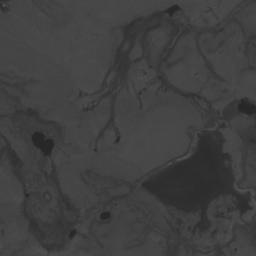
#> input picture src/MIR--CycleGAN/Deadlines/7.png, 256 x 256 px, found by its file name; the run also reads 1 picture not shown here
$ python metics4.py
#> lines starting #> are read from the running program, lines starting #| are printed output that depends on the picture
import cv2
import numpy as np
from skimage.metrics import structural_similarity as ssim
from sklearn.metrics import mean_squared_error, r2_score
import matplotlib.pyplot as plt
from math import log10, sqrt

# Set global font size for Matplotlib
plt.rcParams.update({'font.size': 10})

def calculate_psnr(img1, img2):
    mse = np.mean((img1 - img2) ** 2)
    if mse == 0:
        return float('inf')
    max_pixel = 255.0
    psnr = 20 * log10(max_pixel / sqrt(mse))
    return psnr

def calculate_rmse(img1, img2):
    mse = np.mean((img1 - img2) ** 2)
    rmse = sqrt(mse)
    return rmse

def calculate_ssim(img1, img2):
    s, _ = ssim(img1, img2, full=True)
    return s

# Define paths for all image pairs
image_pairs = [
    (r'C:\lzy\MIR-CycleGAN\Deadlines\7.png', r'C:\lzy\MIR-CycleGAN\Deadlines\2.png'),
    (r'C:\lzy\MIR-CycleGAN\Deadlines\7.png', r'C:\lzy\MIR-CycleGAN\Deadlines\3.png'),
    (r'C:\lzy\MIR-CycleGAN\Deadlines\7.png', r'C:\lzy\MIR-CycleGAN\Deadlines\4.png'),
    (r'C:\lzy\MIR-CycleGAN\Deadlines\7.png', r'C:\lzy\MIR-CycleGAN\Deadlines\5.png'),
    (r'C:\lzy\MIR-CycleGAN\Deadlines\7.png', r'C:\lzy\MIR-CycleGAN\Deadlines\6.png'),
    (r'C:\lzy\MIR-CycleGAN\ETM+SLC-off\7.png', r'C:\lzy\MIR-CycleGAN\ETM+SLC-off\2.png'),
    (r'C:\lzy\MIR-CycleGAN\ETM+SLC-off\7.png', r'C:\lzy\MIR-CycleGAN\ETM+SLC-off\3.png'),
    (r'C:\lzy\MIR-CycleGAN\ETM+SLC-off\7.png', r'C:\lzy\MIR-CycleGAN\ETM+SLC-off\4.png'),
    (r'C:\lzy\MIR-CycleGAN\ETM+SLC-off\7.png', r'C:\lzy\MIR-CycleGAN\ETM+SLC-off\5.png'),
    (r'C:\lzy\MIR-CycleGAN\ETM+SLC-off\7.png', r'C:\lzy\MIR-CycleGAN\ETM+SLC-off\6.png'),
    (r'C:\lzy\MIR-CycleGAN\Thick\7.png', r'C:\lzy\MIR-CycleGAN\Thick\2.png'),
    (r'C:\lzy\MIR-CycleGAN\Thick\7.png', r'C:\lzy\MIR-CycleGAN\Thick\3.png'),
    (r'C:\lzy\MIR-CycleGAN\Thick\7.png', r'C:\lzy\MIR-CycleGAN\Thick\4.png'),
    (r'C:\lzy\MIR-CycleGAN\Thick\7.png', r'C:\lzy\MIR-CycleGAN\Thick\5.png'),
    (r'C:\lzy\MIR-CycleGAN\Thick\7.png', r'C:\lzy\MIR-CycleGAN\Thick\6.png'),
    (r'C:\lzy\MIR-CycleGAN\Thin\7.png', r'C:\lzy\MIR-CycleGAN\Thin\2.png'),
    (r'C:\lzy\MIR-CycleGAN\Thin\7.png', r'C:\lzy\MIR-CycleGAN\Thin\3.png'),
    (r'C:\lzy\MIR-CycleGAN\Thin\7.png', r'C:\lzy\MIR-CycleGAN\Thin\4.png'),
    (r'C:\lzy\MIR-CycleGAN\Thin\7.png', r'C:\lzy\MIR-CycleGAN\Thin\5.png'),
    (r'C:\lzy\MIR-CycleGAN\Thin\7.png', r'C:\lzy\MIR-CycleGAN\Thin\6.png')
]

fig, axs = plt.subplots(4, 5, figsize=(12, 9))

for i, (img1_path, img2_path) in enumerate(image_pairs):
    # Read images
    img1 = cv2.imread(img1_path)
#> img1 is the input picture: shape (256, 256, 3); min 34, max 84, mean 63.9
    img2 = cv2.imread(img2_path)

    # Convert to grayscale
    img1_gray = cv2.cvtColor(img1, cv2.COLOR_BGR2GRAY)
    img2_gray = cv2.cvtColor(img2, cv2.COLOR_BGR2GRAY)

    # Compute metrics
    psnr_value = calculate_psnr(img1_gray, img2_gray)
#> in calculate_psnr, `mse = np.mean((img1 - img2) ** 2)`: mse = 16.2
#> in calculate_psnr, `psnr = 20 * log10(max_pixel / sqrt(mse))`: psnr = 36.03
#> psnr_value = 36.03
    ssim_value = calculate_ssim(img1_gray, img2_gray)
#> in calculate_ssim, `s, _ = ssim(img1, img2, full=True)`: s = 0.887
#> ssim_value = 0.887
    rmse_value = calculate_rmse(img1_gray, img2_gray)
#> in calculate_rmse, `mse = np.mean((img1 - img2) ** 2)`: mse = 16.2
#> in calculate_rmse, `rmse = sqrt(mse)`: rmse = 4.03
#> rmse_value = 4.03
    r2_value = r2_score(img1_gray.flatten(), img2_gray.flatten())
#> r2_value = 0.645
    # mae_value = mean_absolute_error(img1_gray.flatten(), img2_gray.flatten())

    # Plot images in subplots
    row = i // 5  # Determine row index in subplot grid
    col = i % 5   # Determine column index in subplot grid
    ax = axs[row, col]  # Select the correct subplot

    ax.scatter(img1_gray.flatten(), img2_gray.flatten(), alpha=0.5, color='blue', s=1)
    ax.plot([0, 255], [0, 255], 'r--')  # y=x reference line
    if row == 0 or row == 1 or row == 2:
        ax.set_xticks([])
    else:
        ax.set_xticks(range(0, 256, 50))  # Set X-axis ticks at intervals of 50

    if col == 1 or col == 2 or col == 3 or col == 4:
        ax.set_yticks([])
    else:
        ax.set_yticks(range(0, 256, 50))  # Set Y-axis ticks at intervals of 50

    ax.grid(False)

    # Add metrics text with adjusted font size
    textstr = '\n'.join((
        f'PSNR: {psnr_value:.2f}',
        f'SSIM: {ssim_value:.4f}',
        f'RMSE: {rmse_value:.2f}',
        f'R²: {r2_value:.4f}',
        # f'MAE: {mae_value:.2f}',
    ))

    ax.text(0.05, 0.95, textstr, transform=ax.transAxes, fontsize=10,
            verticalalignment='top')

# Add titles above each column
title_positions = [0.17, 0.35, 0.54, 0.720, 0.910]
#> title_positions = [0.17, 0.35, 0.54, 0.72, 0.91]
for col, (title, pos) in enumerate(zip(['SpA GAN', 'ST-GAN', 'PMAA', 'STS-CNN', 'MIR-CycleGAN'], title_positions)):
    fig.text(pos, 0.92, title, ha='center', fontsize=12)
#> this loop made 5 passes
#> (title, pos) on passes 1 to 5: ('SpA GAN', 0.17), ('ST-GAN', 0.35), ('PMAA', 0.54), ('STS-CNN', 0.72), ('MIR-CycleGAN', 0.91)

row_labels = ['Deadlines', 'ETM+SLC-off', 'Thick cloud', 'Thin cloud']
row_label_positions = [0.80, 0.60, 0.40, 0.20]
for label, pos in zip(row_labels, row_label_positions):
    fig.text(0.04, pos, label, va='center', rotation='vertical', fontsize=12)

# Add a single X-axis label and Y-axis label for the entire figure
fig.text(0.5, 0.04, 'Ground truth Image Pixel Values', ha='center', fontsize=12)
fig.text(0.015, 0.5, 'Reconstructed Image Pixel Values', va='center', rotation='vertical', fontsize=12)

# Adjust layout
plt.tight_layout(rect=[0.05, 0.05, 1, 0.92])

# Show plot
plt.show()
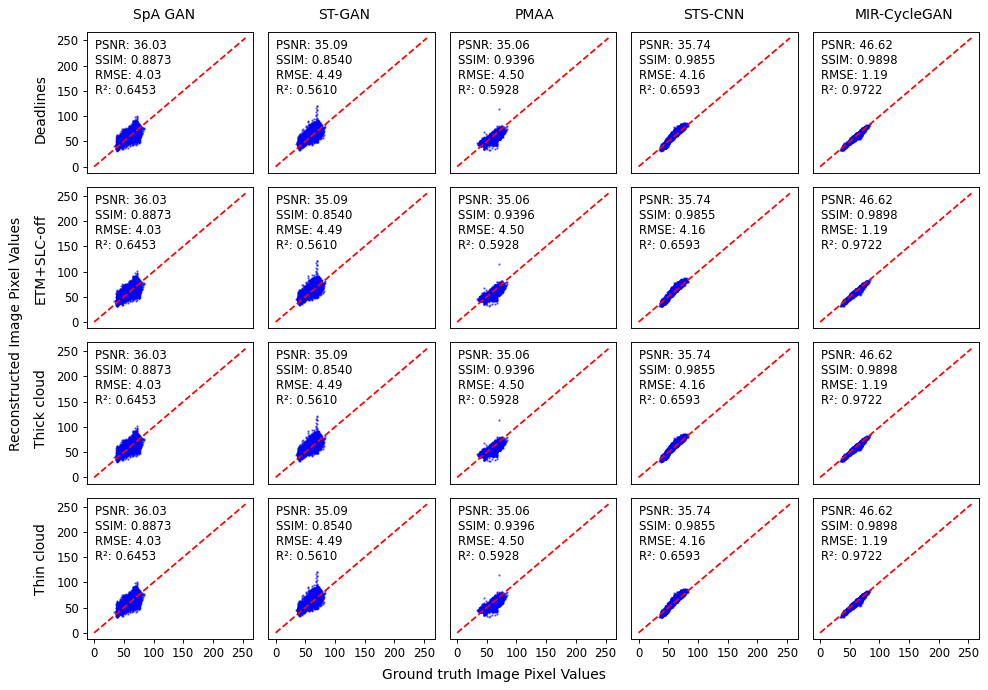
#> figure drawn by matplotlib, 20 panels
